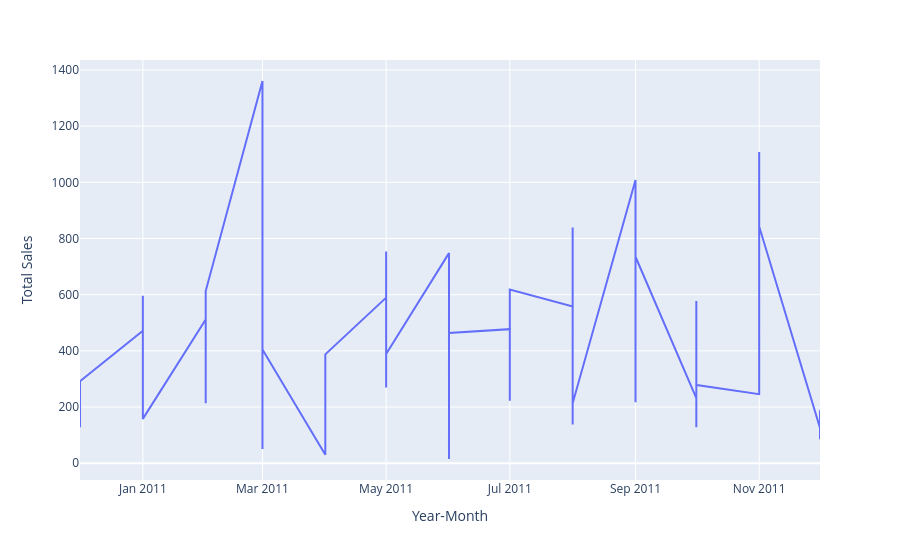

The cell this chart's notebook holds for it:
### Code cell
line_graph = px.line(
    data_frame = ecom_sales_group, x ='Year-Month',y = 'Total Sales')

line_graph.show()

### Figure 1 — Plotly figure (JSON) as saved in the notebook; plotly's stock layout.template omitted (floating-point values rounded to 4 significant figures)
{"data": [{"hovertemplate": "Year-Month=%{x}<br>Total Sales=%{y}<extra></extra>", "legendgroup": "", "line": {"color": "#636efa", "dash": "solid"}, "marker": {"symbol": "circle"}, "mode": "lines", "name": "", "orientation": "v", "showlegend": false, "type": "scatter", "x": ["2010-12", "2010-12", "2010-12", "2010-12", "2011-01", "2011-01", "2011-01", "2011-01", "2011-01", "2011-02", "2011-02", "2011-02", "2011-02", "2011-03", "2011-03", "2011-03", "2011-03", "2011-04", "2011-04", "2011-04", "2011-04", "2011-05", "2011-05", "2011-05", "2011-05", "2011-05", "2011-06", "2011-06", "2011-06", "2011-06", "2011-06", "2011-07", "2011-07", "2011-07", "2011-07", "2011-08", "2011-08", "2011-08", "2011-08", "2011-08", "2011-09", "2011-09", "2011-09", "2011-09", "2011-10", "2011-10", "2011-10", "2011-10", "2011-10", "2011-11", "2011-11", "2011-11", "2011-11", "2011-12", "2011-12", "2011-12"], "xaxis": "x", "y": [147.5, 128.3, 227.7, 291.8, 471.3, 576.3, 279.1, 595.8, 157.8, 511.9, 213.6, 420.5, 612.7, 1361.0, 508.5, 50.55, 404.5, 30.3, 98.0, 73.1, 387.4, 589.4, 392.8, 753.3, 269.9, 389.0, 748.0, 514.0, 138.4, 15.0, 463.5, 477.3, 244.9, 222.0, 618.1, 558.2, 839.3, 137.6, 578.9, 213.2, 1008.0, 379.6, 217.3, 734.9, 231.9, 577.1, 167.5, 127.6, 278.4, 245.8, 1108.0, 356.8, 842.8, 125.1, 85.08, 188.7], "yaxis": "y"}], "layout": {"autosize": true, "legend": {"tracegroupgap": 0}, "margin": {"t": 60}, "xaxis": {"anchor": "y", "autorange": true, "domain": [0, 1], "range": ["2010-12-01", "2011-12-01"], "title": {"text": "Year-Month"}, "type": "date"}, "yaxis": {"anchor": "x", "autorange": true, "domain": [0, 1], "range": [-59.76, 1435.0], "title": {"text": "Total Sales"}, "type": "linear"}}}
